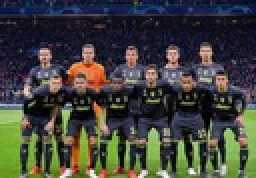
%> input picture image/football.jpeg, 128 x 89 px, shrunk from 640 x 445 before the run (shown 2 times larger); the run also reads 1 picture not shown here
$ octave hw4_4_3.m   (GNU Octave 9; MATLAB toolbox functions it lacks are replaced by stand-ins)
%> lines starting %> are read from the running program, lines starting %| are printed output that depends on the picture
### image/img2color_vec.m
function color_vec = img2color_vec(img, L)
%将图像根据L转变成颜色比例向量的函数，L就是选取二进制高L位
%   img:图像
%   L:选取二进制高L位
    color_vec = zeros(2^(3 * L), 1);
    % 抽取前L位，因为后续还需要向左移位，所以延展位数
    image = double(bitshift(img, -(8 - L)));
    color_list = bitshift(image(:, :, 1), 2 * L) + bitshift(image(:, :, 2), L) + image(:, :, 3);
    % 展平成1维数组，方便后续计算
    color_list = color_list(:);
    for color=1:length(color_list)
        color_vec(color_list(color) + 1) = color_vec(color_list(color) + 1) + 1;
    end
    % 转换成比例
    color_vec = color_vec / length(color_list);
end

### image/color_histogram.m
function face_template = color_histogram(L)
%从训练集中根据L得到人脸模板，需将样本置于同目录Faces文件夹下
% L:选取二进制高L位
    face_template = zeros(2^(3 * L), 1);
    % 将图片读取进来并得到人脸标准
    img_folder = 'Faces/';
    img_list = dir(img_folder);
    % img_list前两个是"."和"..", 所以计数从3开始
    for img_name=3:length(img_list)
        image = imread([img_folder, img_list(img_name).name]);
        face_template = face_template + img2color_vec(image, L);
    end
    face_template = face_template / (length(img_list) - 2);
end

### image/face_detect.m
function test_image = face_detect(test_img,L, detect_window, epsilon)
%face_detect 人脸识别用函数，输出加识别框后的图片
%   test_img:需要被人脸检测的图像矩阵
% 	L:选取二进制高L位
%   detect_window:探测窗大小
%   epsilon:不同的距离判别阈值

% 得到人脸标准
face_template = color_histogram(L);

% 识别图像
% 读取待测图像
test_image = test_img;
[h_test, w_test, ~] = size(test_image);
boxes = zeros(h_test, w_test);
% 计算探测窗口在两个方向上滑动的步长
h_step = floor(detect_window(1) / 5);
w_step = floor(detect_window(2) / 5);
% 识别框去重范围
h_dup = floor(0.8 * detect_window(1));
w_dup = floor(0.8 * detect_window(2));
% 探测窗口开始扫描待测图像
for w=1:w_step:w_test
    % 防止识别框超过待测图像边界
    if w > w_test - detect_window(2)
        w_select = w_test - detect_window(2) + 1;
    else
        w_select = w;
    end
    for h=1:h_step:h_test
        % 防止识别框超过待测图像边界
        if h > h_test - detect_window(1)
            h_select = h_test - detect_window(1) + 1;
        else
            h_select = h;
        end
        % 获得探测窗口中的颜色比例矢量并计算与人脸模板之间的距离
        detect_color_vec = img2color_vec(test_image(h_select:(h_select + detect_window(1) - 1), w_select:(w_select + detect_window(2) - 1), :), L);
        d = distance(detect_color_vec, face_template);
        % 根据阈值判断是否需要纳入考虑
        if d < epsilon
            if boxes((h_select - h_dup):(h_select + h_dup),(w_select - w_dup):(w_select + w_dup)) == zeros(1 + 2 * h_dup, 1 + 2 * w_dup)
                boxes(h_select, w_select) = d;
            else
                % 识别框去重
                [dup_row, dup_col, dup_d] = find(boxes((h_select - h_dup):(h_select + h_dup),(w_select - w_dup):(w_select + w_dup)));
                for num=1:length(dup_row)
                    if d < dup_d(num)
                        boxes(dup_row(num) - 1 + h_select - h_dup,dup_col(num) - 1 + w_select - w_dup) = 0;
                        boxes(h_select, w_select) = d;
                    else
                        boxes(h_select, w_select) = 0;
                        break
                    end
                end
            end
        end
    end
end

% 画红框
[row, col] = find(boxes);
red_horizontal = 255 * ones(1, detect_window(2));
red_horizontal(:, :, 2) = zeros(1, detect_window(2));
red_horizontal(:, :, 3) = zeros(1, detect_window(2));
red_vertical = 255 * ones(detect_window(1), 1);
red_vertical(:, :, 2) = zeros(detect_window(1), 1);
red_vertical(:, :, 3) = zeros(detect_window(1), 1);
for num=1:length(row)
    test_image(row(num), col(num):(col(num) + detect_window(2) - 1), :) = red_horizontal;
    test_image(row(num) + detect_window(1) - 1, col(num):(col(num) + detect_window(2) - 1), :) = red_horizontal;
    test_image(row(num):(row(num) + detect_window(1) - 1), col(num), :) = red_vertical;
    test_image(row(num):(row(num) + detect_window(1) - 1), col(num) + detect_window(2) - 1, :) = red_vertical;
end
end

% 计算区域特征与人脸模板的相近程度（即距离）
function dis = distance(test, template)
    dis = 1 - sum(sqrt(test .* template));
end

### image/hw4_4_3.m
close all;
clc;

% 使用到的一些参数
test_img = imread('football.jpeg');
%> test_img is the input picture: size 89x128x3 uint8; mean R, G, B 64.9, 66.4, 59.9
detect_window = [45, 30];
% 顺时针旋转90度
test_img_rotate = imrotate(test_img, -90);
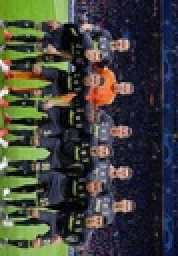
%> test_img_rotate: size 128x89x3 uint8 (shown 2 times larger); mean R, G, B 64.9, 66.4, 59.9; mean of the top-left, top-right, bottom-left and bottom-right quarters 76.1, 52.8, 73.8, 52.8
detect_window_rotate = fliplr(detect_window);
% 高度不变，宽度拉伸2倍
test_img_resize = imresize(test_img, [size(test_img, 1), size(test_img, 2) * 2]);
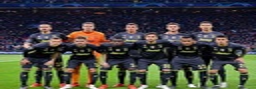
%> test_img_resize: size 89x256x3 uint8; mean R, G, B 64.9, 66.5, 59.9
detect_window_resize = [detect_window(1), detect_window(2) * 2];
% 适当改变颜色
test_img_adjust = imadjust(test_img, [0.15, 0.15, 0; 0.90, 0.90, 1]);
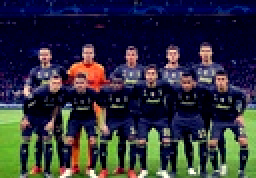
%> test_img_adjust: size 89x128x3 uint8 (shown 2 times larger); mean R, G, B 47.8, 48.7, 59.9
detect_window_adjust = detect_window;
% 令L为3，分别检测进行不同处理的图像，得到不同的人脸检测结果
test_image1 = face_detect(test_img_rotate, 3, detect_window_rotate, 0.30);
%> in img2color_vec, `color_list = color_list(:);`: color_list = 96 values, max 492 at index 30, min 0 at index 58, mean 295.5
%> after the loop in img2color_vec, `for color=1:length(color_list)`: color_vec = 512 values, max 12 at index 210, min 0 at index 2, mean 0.188
%> in img2color_vec, `color_vec = color_vec / length(color_list);`: color_vec = 512 values, max 0.125 at index 210, min 0 at index 2, mean 0.00195
%> in color_histogram, `face_template = face_template + img2color_vec(image, L);`: face_template has the same summary as color_vec in img2color_vec
%> pass 3 of the loop in color_histogram, `for img_name=3:length(img_list)`:
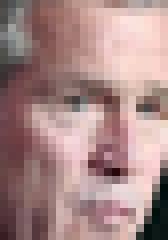
%> input picture image/Faces/11.bmp, 21 x 30 px, shrunk from 106 x 149 before the run (shown 8 times larger)
%> in color_histogram, image is the input picture: size 30x21x3 uint8; mean R, G, B 167.4, 136.3, 134.4
%> in img2color_vec (call 3), `image = double(bitshift(img, -(8 - L)));`:
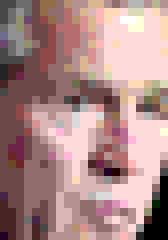
%> image: size 30x21x3 double (shown 8 times larger); mean R, G, B 4.75, 3.78, 3.73; drawn with min black and max white
%> in img2color_vec (call 3), `color_list = bitshift(image(:, :, 1), 2 * L) + bitshift(image(:, :, 2)..`:
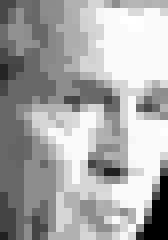
%> color_list: size 30x21 double (shown 8 times larger); min 0, max 511, mean 337.7; drawn with min black and max white
%> in img2color_vec (call 3), `color_list = color_list(:);`: color_list = 630 values, max 511 at index 453, min 0 at index 569, mean 337.7
%> after the loop in img2color_vec (call 3), `for color=1:length(color_list)`: color_vec = 512 values, max 119 at index 503, min 0 at index 2, mean 1.23
%> in img2color_vec (call 3), `color_vec = color_vec / length(color_list);`: color_vec = 512 values, max 0.189 at index 503, min 0 at index 2, mean 0.00195
%> in color_histogram, `face_template = face_template + img2color_vec(image, L);`: face_template = 512 values, max 0.326 at index 356, min 0 at index 2, mean 0.00586
%> in color_histogram, `face_template = face_template / (length(img_list) - 2);`: face_template = 512 values, max 0.109 at index 356, min 0 at index 2, mean 0.00195
%> after the loop in face_detect, `for w=1:w_step:w_test`: boxes: size 128x89 double; every value is 0
%> after the loop in face_detect, `for w=1:w_step:w_test`: h_select = 99
%> in face_detect, `[row, col] = find(boxes);`: row = []
test_image2 = face_detect(test_img_resize, 3, detect_window_resize, 0.30);
%> pass 3 of the loop in color_histogram, `for img_name=3:length(img_list)`:
%> after the loop in face_detect (call 2), `for w=1:w_step:w_test`: boxes: size 89x256 double; every value is 0
test_image3 = face_detect(test_img_adjust, 3, detect_window_adjust, 0.30);
%> pass 3 of the loop in color_histogram, `for img_name=3:length(img_list)`:
%> after the loop in face_detect (call 3), `for w=1:w_step:w_test`: boxes: size 89x128 double; every value is 0

% 将结果呈现并写成图片
figure;
imshow(test_image1);
imwrite(test_image1, 'face_detect_rotate.jpg');
title("顺时针旋转90°的人脸检测结果");
figure;
imshow(test_image2);
imwrite(test_image2, 'face_detect_resize.jpg');
title("高度不变宽度拉伸的人脸检测结果");
figure;
imshow(test_image3);
imwrite(test_image3, 'face_detect_adjust.jpg');
title("适当改变颜色的人脸检测结果");
